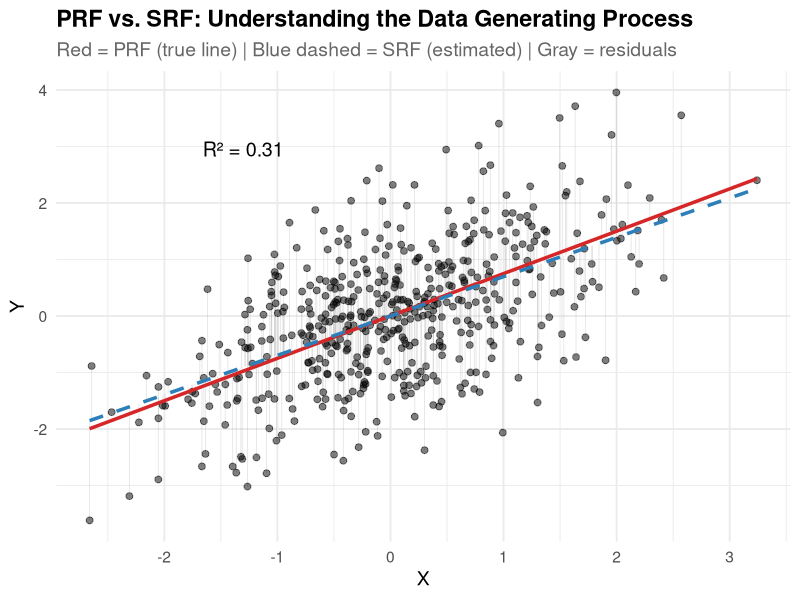

The R script that drew this image:
## ---- chunk 1
#| echo: false
#| fig-width: 10
#| fig-height: 5.5
library(ggplot2)
set.seed(123)
simulate_regression_data <- function(
  n = 500, beta_0 = 0, beta_1 = 0.2,
  x_mean = 0, x_sd = 1, error_sd = 1
) {
  X <- rnorm(n, mean = x_mean, sd = x_sd)
  errors <- rnorm(n, mean = 0, sd = error_sd)
  Y <- beta_0 + beta_1 * X + errors
  data.frame(x = X, y = Y, true_y = beta_0 + beta_1 * X, error = errors)
}
sim_dat <- simulate_regression_data(n = 500, beta_1 = 0.75, x_sd = 1, error_sd = 1)
fit <- lm(y ~ x, data = sim_dat)
sim_dat$fitted_y <- fitted(fit)
r_squared <- summary(fit)$r.squared

ggplot(sim_dat, aes(x = x, y = y)) +
  geom_segment(aes(xend = x, yend = fitted_y),
               alpha = 0.2, color = "gray50", linewidth = 0.3) +
  geom_point(alpha = 0.5, size = 2) +
  geom_line(aes(y = true_y), color = "#d62728", linewidth = 1.2) +
  geom_line(aes(y = fitted_y), color = "#2c7fb8", linewidth = 1.2, linetype = "dashed") +
  annotate("text", x = min(sim_dat$x) + 1, y = max(sim_dat$y) - 1,
           label = paste0("R² = ", round(r_squared, 3)),
           size = 5, hjust = 0) +
  labs(title = "PRF vs. SRF: Understanding the Data Generating Process",
       subtitle = "Red = PRF (true line) | Blue dashed = SRF (estimated) | Gray = residuals",
       x = "X", y = "Y") +
  theme_minimal(base_size = 14) +
  theme(plot.title = element_text(face = "bold"),
        plot.subtitle = element_text(color = "gray40"))
## ---- chunk 2
#| echo: true
fit <- lm(y ~ x, data = sim_dat)
summary(fit)
## ---- chunk 3
# Single
predict(fit, newdata = data.frame(x = 1))
# Multiple values
predict(fit, newdata = data.frame(x = seq(0.25, 0.35, by = 0.05)))
# all fitted values...
predict(fit) |> head()
## ---- chunk 4
# scale standardizes the variables (mean=0, sd=1)
lm(scale(y) ~ scale(x), data = sim_dat) |> summary()
cor(sim_dat$x, sim_dat$y) |> print()
## ---- chunk 5
cor(sim_dat$x, sim_dat$y) 
